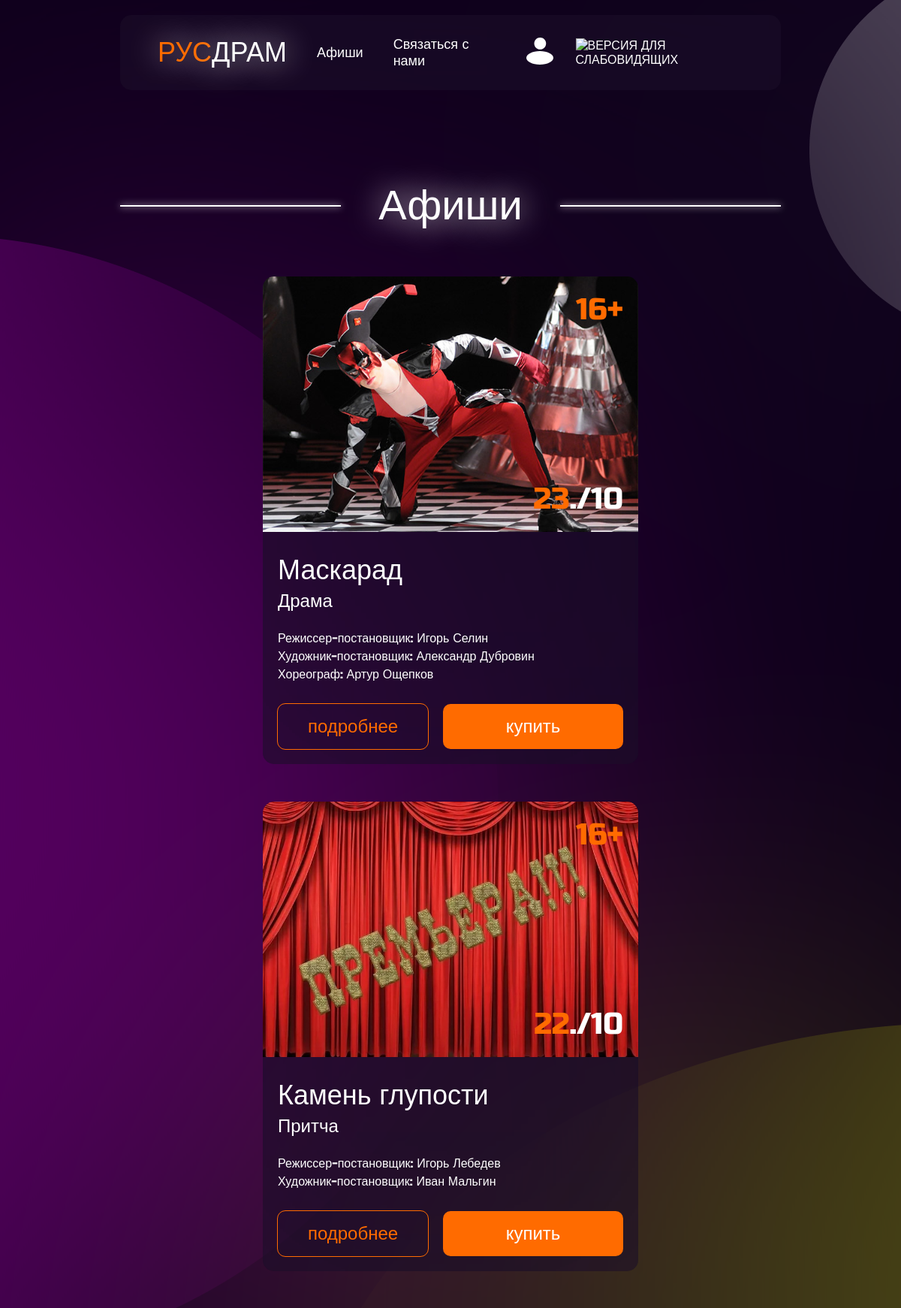
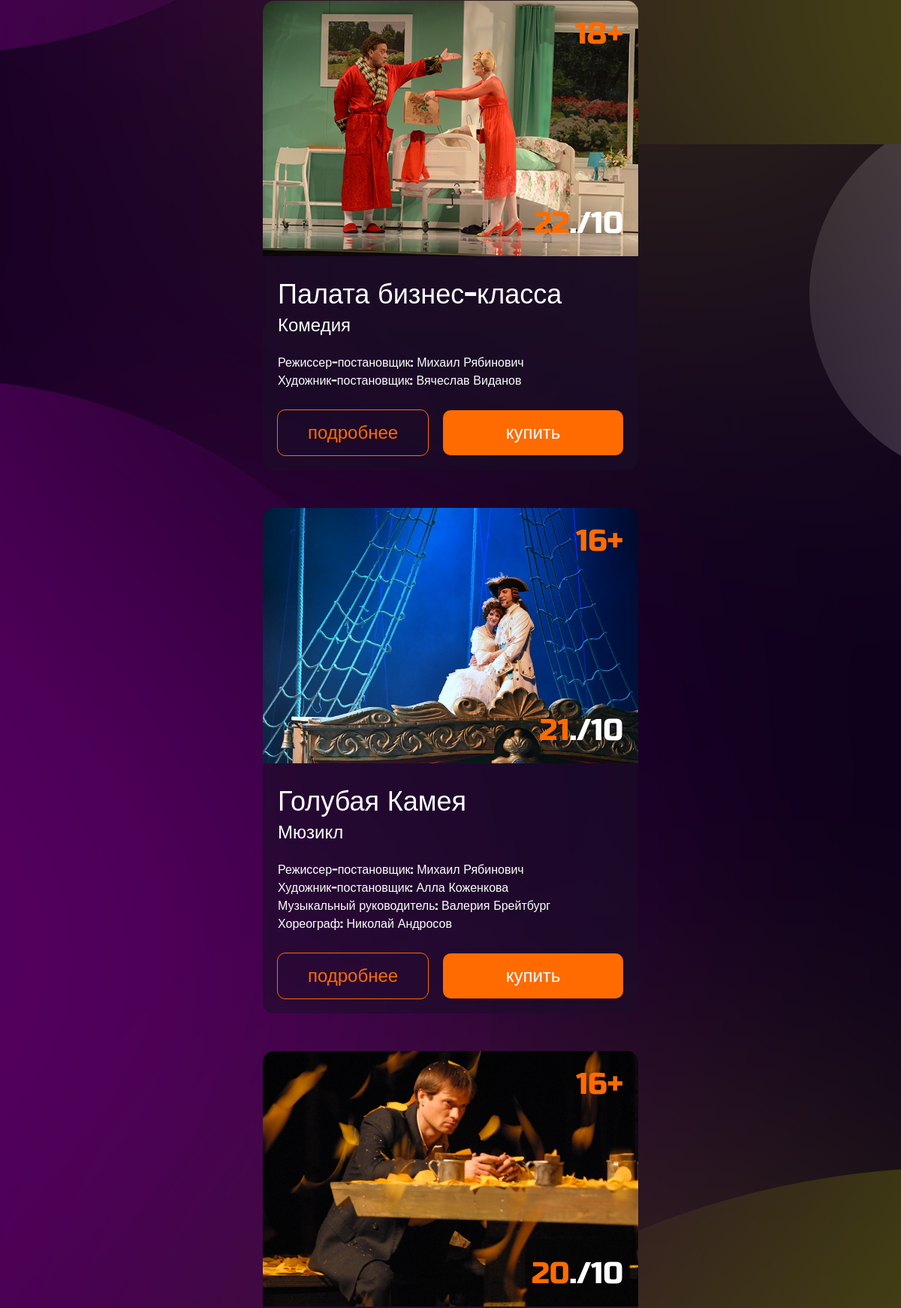
/posters.php (upper part), run on the app's committed database (2 pictures, top to bottom).
### tables this page shows
CREATE TABLE `posters` (
  `id` int NOT NULL,
  `name` varchar(255) NOT NULL,
  `author` varchar(255) NOT NULL,
  `ganre` varchar(255) NOT NULL,
  `age` int NOT NULL,
  `date` varchar(5) NOT NULL,
  `img` varchar(255) NOT NULL
);

CREATE TABLE `creators` (
  `id` int NOT NULL,
  `poster_id` int NOT NULL,
  `role` varchar(255) NOT NULL,
  `fullname` varchar(255) NOT NULL
);

### config.php (called while the page is built, shortened)
<?php
function query($url) {
    $db = new mysqli('localhost', 'root', '', 'dramtheatre');
    $result = mysqli_query($db, $url);
    if (gettype($result) != 'boolean') {return $result;}
    else return false;
}
?>

### posters.php (the view, shortened to what this page needs)
<?require_once 'config.php'?>
<!DOCTYPE html>
<html lang="en">
<head>
    <link rel="stylesheet" href="https://cdn.jsdelivr.net/npm/swiper@8/swiper-bundle.min.css" />
    <link rel="stylesheet" href="css/general.css">
    <link rel="stylesheet" href="css/general-adaptive.css">
    <link rel="stylesheet" href="css/posters.css">
</head>
<body>
    <div class="content">
        <div class="container">
        <header class="header theme-block">
                <div class="header__inner">
                    <a class="logo" href="index.php"><span class="orange">РУС</span>ДРАМ</a>
                    <nav class="nav header__nav">
                        <a href="posters.php" class="nav__link header__link">Афиши</a>
                        <a class="nav__link header__link contact-us-btn">Связаться с нами</a>
                        <button class="nav__btn">
                        </button>
                        <img id="specialButton" class="nav__eye" style="cursor:pointer;" src="https://lidrekon.ru/images/special.png" alt="ВЕРСИЯ ДЛЯ СЛАБОВИДЯЩИХ" title="ВЕРСИЯ ДЛЯ СЛАБОВИДЯЩИХ" />
                    </nav>
                </div>
        </header>
            <main class="main">
                <section class="posters">
                    <div class="title">
                        <div class="title__line"></div>
                        <h1 class="title__text">Афиши</h1>
                        <div class="title__line"></div>
                    </div>
                    <div class="posters__block">
<?php
$result = query("SELECT * FROM posters ORDER BY id DESC LIMIT 0,5");
for ($i = 0; $i < 5; $i++) {
    $poster = mysqli_fetch_assoc($result);
    $day = substr($poster['date'], 0, 2);
    $month = substr($poster['date'], 2, 3);
    $result2 = query("SELECT * FROM creators WHERE poster_id = $poster[id]");
?>
                        <div class="poster theme-block">
                            <div class="poster__media"
                                style="background: url('img/<?=$poster['img']?>') center / cover no-repeat">
                                <div class="poster__age"><span class="orange"><?=$poster['age']?>+</span></div>
                                <div class="poster__date"><span class="orange"><?=$day?></span>.<?=$month?></div>
                            </div>
                            <div class="poster__text">
                                <h2 class="poster__title"><?=$poster['name']?></h2>
                                <div class="poster__ganre"><?=$poster['ganre']?></div>
                                <ul class="poster__people">
<?php
while ($creator = mysqli_fetch_assoc($result2)) {
?>
<li><?=$creator['role']?>: <?=$creator['fullname']?></li>
<?}?>
                                </ul>
                                <div class="poster__actions">
                                    <button class="poster__btn white-hover no-fill-btn poster__more">подробнее</button>
                                    <button class="poster__btn white-hover poster__buy">купить</button>
                                </div>
                            </div>
                        </div>
<?}?>
                    </div>
                </section>
            </main>
        </div>
    </div>
</body>
</html>

### css/general.css (style rules this page uses)
:root { --main: #FF6B00; }
* { margin: 0; padding: 0; box-sizing: border-box; color: white; font-family: 'Russo One', sans-serif; }
a { text-decoration: none; cursor: pointer; }
button { border: none; cursor: pointer; }
h1,h2,h3,h4,h5,h6 { font-weight: normal; }
body { background: url('../img/circles.png') top repeat-y, #0D001A; }
.content { background: rgba(13, 0, 26, 0.7); backdrop-filter: blur(250px); padding: 20px 0; }
.container { width: 100%; padding: 0 160px; }
.theme-block { background: rgba(30, 16, 45, 0.5); backdrop-filter: blur(200px); border-radius: 15px; }
.header { height: 100px; margin-bottom: 20px; position: relative; z-index: 20; }
.header__inner { display: flex; justify-content: space-between; align-items: center; height: 100%; padding: 0 50px; position: relative; }
.logo { font-family: 'Rubik', sans-serif; font-size: 36px; text-shadow: 0px 0px 40px #FFFFFF; }
.orange { color: var(--main); }
.nav { display: flex; justify-content: flex-end; align-items: center; }
.nav__link { font-size: 18px; margin-left: 40px; transition: color .1s ease-in-out; }
.nav__btn { margin-left: 50px; background: none; }
.nav__eye { margin-left: 30px; }
.title { display: flex; justify-content: center; align-items: center; padding-top: 100px; padding-bottom: 60px; }
.title__line { height: 2px; background: white; width: 100%; box-shadow: 0px 0px 10px #FFFFFF; }
.title__text { padding: 0 50px; font-size: 56px; text-shadow: 0px 0px 40px #ffffff; }
.no-fill-btn { background: none; color: var(--main); outline: 1px solid var(--main); border-radius: 10px; }
.white-hover { transition: color .1s ease-in-out, background .1s ease-in-out; }

### css/posters.css (style rules this page uses)
.posters__block { display: grid; grid-template-columns: repeat(auto-fill, 500px); gap: 50px; justify-content: center; }
.poster { position: relative; }
.poster__media { display: flex; flex-direction: column; align-items: flex-end; justify-content: space-between; width: 100%; height: 340px; padding: 20px; border-radius: 15px 15px 0 0; }
.poster__age, .poster__date { font-size: 40px; }
.poster__text { padding: 20px; margin-top: 10px; }
.poster__title { font-size: 36px; margin-bottom: 5px; }
.poster__ganre { font-size: 24px; margin-bottom: 25px; }
.poster__people { list-style-type: none; margin-bottom: 30px; }
.poster__people li { font-size: 16px; margin-bottom: 5px; }
.poster__people li:last-child { margin-bottom: 0; }
.poster__actions { display: flex; justify-content: space-between; }
.poster__btn { height: 60px; border-radius: 10px; font-size: 24px; }
.poster__more { width: 200px; }
.poster__buy { width: 240px; background: var(--main); }

### data on the page
posters: img (picture), age "16", date "23", date "/10", name "Маскарад", ganre "Драма"
creators: role "Режиссер-постановщик", fullname "Игорь Селин"
creators: role "Художник-постановщик", fullname "Александр Дубровин"
creators: role "Хореограф", fullname "Артур Ощепков"
posters: img (picture), age "16", date "22", date "/10", name "Камень глупости", ganre "Притча"
creators: role "Режиссер-постановщик", fullname "Игорь Лебедев"
creators: role "Художник-постановщик", fullname "Иван Мальгин"
posters: img (picture), age "18", date "22", date "/10", name "Палата бизнес-класса", ganre "Комедия"
creators: role "Режиссер-постановщик", fullname "Михаил Рябинович"
creators: role "Художник-постановщик", fullname "Вячеслав Виданов"
posters: img (picture), age "16", date "21", date "/10", name "Голубая Камея", ganre "Мюзикл"
creators: role "Режиссер-постановщик", fullname "Михаил Рябинович"
creators: role "Художник-постановщик", fullname "Алла Коженкова"
creators: role "Музыкальный руководитель", fullname "Валерия Брейтбург"
creators: role "Хореограф", fullname "Николай Андросов"
posters: img (picture), age "16", date "20", date "/10"
